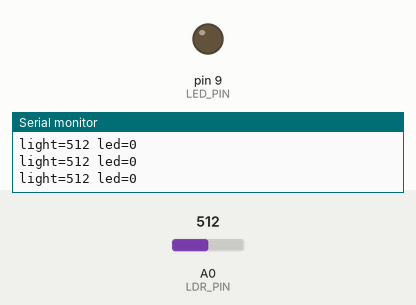
Simulated run of this sketch. Board: Arduino Uno, built with avr-gcc and run on an emulated ATmega328P. On the bench: output pins drawn as LEDs (lit = HIGH), the last lines printed to the serial monitor. Inputs (shaded band) come from the test bench; at power-on: A0 (LDR_PIN) = 512.

Above: at 1.2 s.
1.3 s: A0 (LDR_PIN) set to 307
2.8 s: A0 (LDR_PIN) set to 283
At 3.2 s:
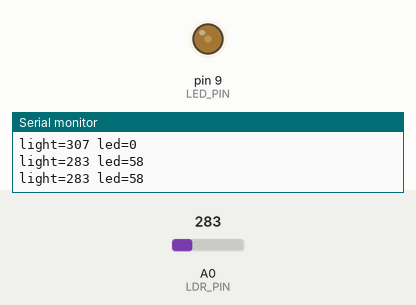
4.3 s: A0 (LDR_PIN) set to 122
At 5.8 s:
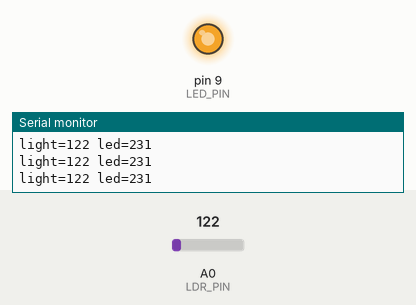
Timing chart, 0 to 7.3 s (numbered marks = the images above; inputs shaded):
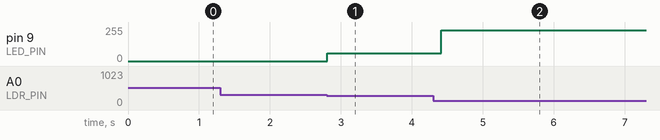

The sketch:

night-light.ino
```cpp
// night-light — an LDR divider on A0 measures the room; when it gets dark a 2N2222 on D9
// drives the LED, brighter the darker it is.
//
//   5V — LDR — A0 — 10 kΩ — GND        D9 — 1 kΩ — 2N2222 base; LED + 220 Ω in the collector

const int LDR_PIN = A0;
const int LED_PIN = 9;     // PWM
const int DARK = 300;      // below this the light starts to come on
const int NIGHT = 100;     // full brightness at and below this

void setup() {
  Serial.begin(115200);
  pinMode(LED_PIN, OUTPUT);
}

void loop() {
  int light = analogRead(LDR_PIN);
  int level = 0;
  if (light < DARK) {
    level = map(constrain(light, NIGHT, DARK), DARK, NIGHT, 40, 255);
  }
  analogWrite(LED_PIN, level);
  Serial.print(F("light="));
  Serial.print(light);
  Serial.print(F(" led="));
  Serial.println(level);
  delay(200);
}
```

Measured:
- the behaviour switches between 300 and 299 on A0 (LDR_PIN) (found by bisection; images 0 and 1)
- after the input at 2.8 s, pin 9 (LED_PIN): 0/255 → 58/255 at once
- after the input at 4.3 s, pin 9 (LED_PIN): 58/255 → 231/255 after 0.11 s
